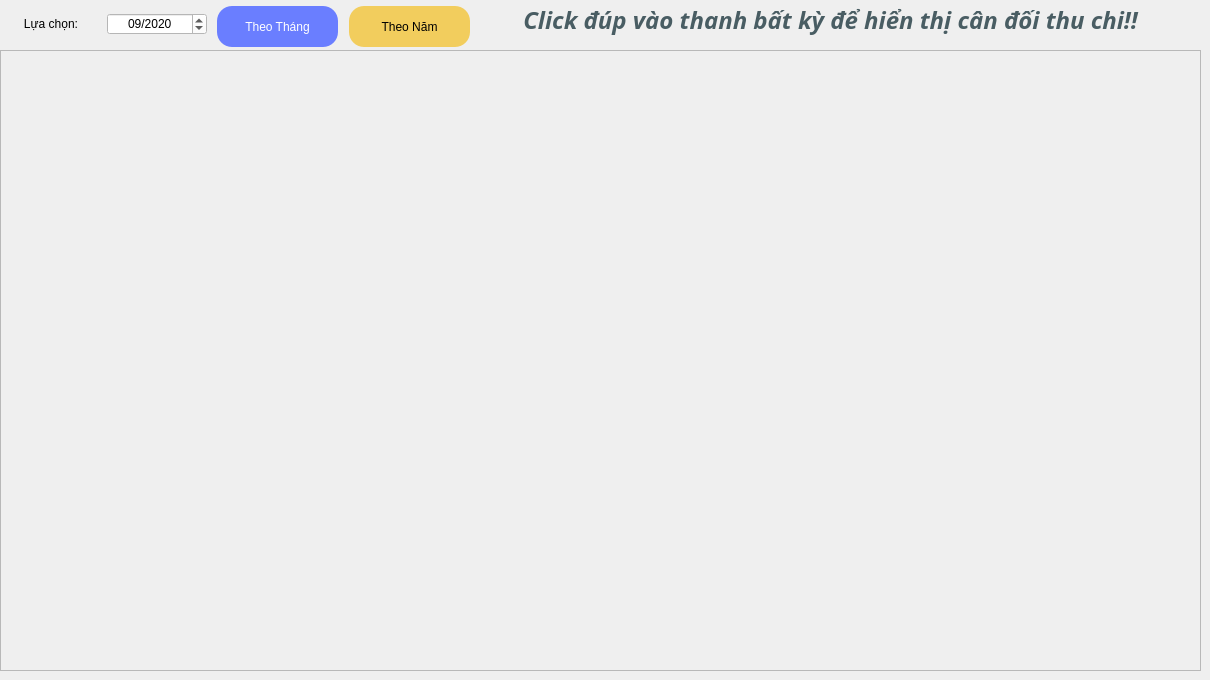
     <widget class="QWidget" name="tab1_P5">
      <attribute name="title">
       <string>Thu Chi</string>
      </attribute>
      <widget class="QFrame" name="frame_P5_tab1">
       <property name="geometry">
        <rect>
         <x>0</x>
         <y>50</y>
         <width>1201</width>
         <height>621</height>
        </rect>
       </property>
       <property name="mouseTracking">
        <bool>true</bool>
       </property>
       <property name="frameShape">
        <enum>QFrame::StyledPanel</enum>
       </property>
       <property name="frameShadow">
        <enum>QFrame::Raised</enum>
       </property>
      </widget>
      <widget class="QLabel" name="label_P5_CanDoi_tab1">
       <property name="geometry">
        <rect>
         <x>490</x>
         <y>0</y>
         <width>681</width>
         <height>41</height>
        </rect>
       </property>
       <property name="styleSheet">
        <string notr="true">font-weight: bold; 
font: 75 18pt Segoe UI black;
color: #495d63;</string>
       </property>
       <property name="text">
        <string>&lt;html&gt;&lt;head/&gt;&lt;body&gt;&lt;p align=&quot;center&quot;&gt;&lt;span style=&quot; font-weight:600; font-style:italic;&quot;&gt;Click đúp vào thanh bất kỳ để hiển thị cân đối thu chi!!&lt;/span&gt;&lt;/p&gt;&lt;/body&gt;&lt;/html&gt;</string>
       </property>
       <property name="textFormat">
        <enum>Qt::RichText</enum>
       </property>
      </widget>
      <widget class="QWidget" name="layoutWidget">
       <property name="geometry">
        <rect>
         <x>1</x>
         <y>1</y>
         <width>206</width>
         <height>46</height>
        </rect>
       </property>
       <layout class="QHBoxLayout" name="horizontalLayout_P5_tab1">
        <item>
         <widget class="QLabel" name="label_p5_ThoiGian_tab1">
          <property name="styleSheet">
           <string notr="true">font: 75 16pt &quot;Segoe UI&quot;;</string>
          </property>
          <property name="text">
           <string>&lt;html&gt;&lt;head/&gt;&lt;body&gt;&lt;p align=&quot;center&quot;&gt;Lựa chọn:&lt;/p&gt;&lt;/body&gt;&lt;/html&gt;</string>
          </property>
         </widget>
        </item>
        <item>
         <widget class="QDateEdit" name="dateEdit_p5_ThangThuChi_tab1">
          <property name="styleSheet">
           <string notr="true">font: 75 18pt &quot;Segoe UI&quot;;
background-color: rgb(255, 255, 255);
color: rgb(0, 0, 0);
</string>
          </property>
          <property name="alignment">
           <set>Qt::AlignCenter</set>
          </property>
          <property name="currentSection">
           <enum>QDateTimeEdit::MonthSection</enum>
          </property>
          <property name="displayFormat">
           <string>MM/yyyy</string>
          </property>
          <property name="calendarPopup">
           <bool>false</bool>
          </property>
          <property name="timeSpec">
           <enum>Qt::LocalTime</enum>
          </property>
          <property name="date">
           <date>
            <year>2020</year>
            <month>9</month>
            <day>1</day>
           </date>
          </property>
         </widget>
        </item>
       </layout>
      </widget>
      <widget class="QPushButton" name="btn_P5_TheoThang_tab1">
       <property name="geometry">
        <rect>
         <x>217</x>
         <y>6</y>
         <width>121</width>
         <height>41</height>
        </rect>
       </property>
       <property name="styleSheet">
        <string notr="true">border-radius: 15px;
color: rgb(255, 255, 255);
background-color: rgb(106, 126, 255);
font: 75 15pt &quot;MS Shell Dlg 2&quot;;</string>
       </property>
       <property name="text">
        <string>Theo Tháng</string>
       </property>
      </widget>
      <widget class="QPushButton" name="btn_P5_TheoNam_tab1">
       <property name="geometry">
        <rect>
         <x>349</x>
         <y>6</y>
         <width>121</width>
         <height>41</height>
        </rect>
       </property>
       <property name="styleSheet">
        <string notr="true">border-radius: 15px;
color: rgb(0, 0, 0);
background-color: #f2cd5d;
font: 75 15pt &quot;MS Shell Dlg 2&quot;;</string>
       </property>
       <property name="text">
        <string>Theo Năm</string>
       </property>
      </widget>
     </widget>
